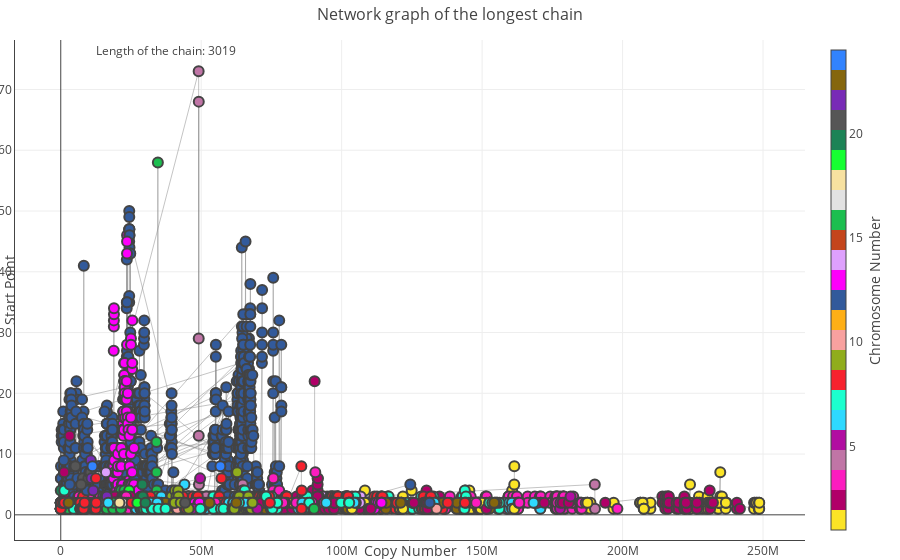

Here is the notebook cell this chart was saved with:
### Code cell
draw_plotly(_graph)

### Figure 1 — Plotly figure (JSON) as saved in the notebook; plotly's stock layout.template omitted (floating-point values rounded to 4 significant figures; data arrays with more than 128 entries replaced by an {"elided": "..."} marker saying what was removed)
{"data": [{"hoverinfo": "none", "line": {"color": "#888", "width": 0.5}, "mode": "lines", "type": "scatter", "x": {"elided": "7104 int values"}, "y": {"elided": "7104 int values"}}, {"hoverinfo": "text", "marker": {"color": {"elided": "3019 int values"}, "colorbar": {"thickness": 15, "ticktext": ["1", "2", "3", "4", "5", "6", "7", "8", "9", "10", "11", "12", "13", "14", "15", "16", "17", "18", "19", "20", "21", "22", "X", "Y", "M"], "title": {"side": "right", "text": "Chromosome Number"}, "xanchor": "left"}, "colorscale": [[0, "#3283FE"], [0.04167, "#3283FE"], [0.04167, "#85660D"], [0.08333, "#85660D"], [0.08333, "#782AB6"], [0.125, "#782AB6"], [0.125, "#565656"], [0.1667, "#565656"], [0.1667, "#1C8356"], [0.2083, "#1C8356"], [0.2083, "#16FF32"], [0.25, "#16FF32"], [0.25, "#F7E1A0"], [0.2917, "#F7E1A0"], [0.2917, "#E2E2E2"], [0.3333, "#E2E2E2"], [0.3333, "#1CBE4F"], [0.375, "#1CBE4F"], [0.375, "#C4451C"], [0.4167, "#C4451C"], [0.4167, "#DEA0FD"], [0.4583, "#DEA0FD"], [0.4583, "#FE00FA"], [0.5, "#FE00FA"], [0.5, "#325A9B"], [0.5417, "#325A9B"], [0.5417, "#FEAF16"], [0.5833, "#FEAF16"], [0.5833, "#F8A19F"], [0.625, "#F8A19F"], [0.625, "#90AD1C"], [0.6667, "#90AD1C"], [0.6667, "#F6222E"], [0.7083, "#F6222E"], [0.7083, "#1CFFCE"], [0.75, "#1CFFCE"], [0.75, "#2ED9FF"], [0.7917, "#2ED9FF"], [0.7917, "#B10DA1"], [0.8333, "#B10DA1"], [0.8333, "#C075A6"], [0.875, "#C075A6"], [0.875, "#FC1CBF"], [0.9167, "#FC1CBF"], [0.9167, "#B00068"], [0.9583, "#B00068"], [0.9583, "#FBE426"], [1, "#FBE426"]], "line": {"width": 2}, "reversescale": true, "showscale": true, "size": 10, "symbol": 0}, "mode": "markers", "text": {"elided": "3019 str values"}, "type": "scatter", "x": {"elided": "3019 int values"}, "y": {"elided": "3019 int values"}}], "layout": {"annotations": [{"showarrow": false, "text": "Length of the chain: 3019", "x": 0.1, "xref": "paper", "y": 1, "yref": "paper"}], "hovermode": "closest", "margin": {"b": 20, "l": 15, "r": 5, "t": 40}, "showlegend": false, "title": {"font": {"size": 16}, "text": "Network graph of the longest chain"}, "xaxis": {"showgrid": true, "showline": true, "showticklabels": true, "title": {"text": "Copy Number"}, "zeroline": true}, "yaxis": {"showgrid": true, "showline": true, "showticklabels": true, "title": {"text": "Start Point"}, "zeroline": true}}}
